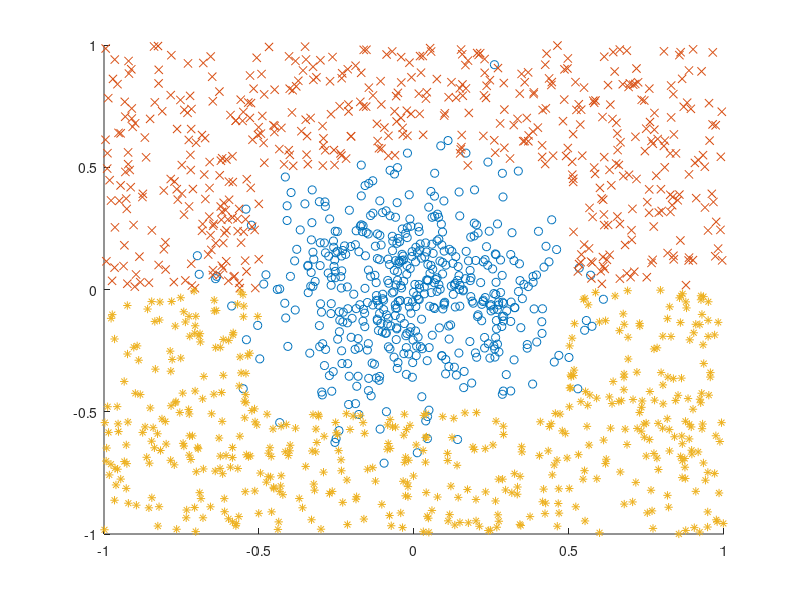
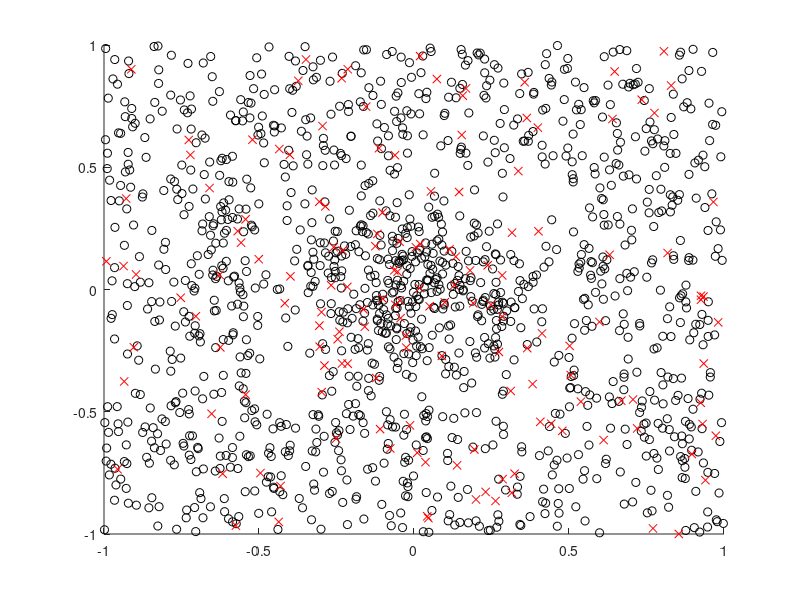

Write MATLAB code to recreate these figures, in order. (Note: this script raises an error after producing the figures.)
clc, clear, close all


%% Load the data

load('dataset2.mat');
rng(50);
    
input_ = pod(:, 1:2);
output_ = pod(:, 3);

%% Categorize the set
K1 = input_(output_==1, :);
K2 = input_(output_==2, :);
K3 = input_(output_==3, :);

%% Display the whole set

figure, hold all
plot(K1(:, 1), K1(:, 2), 'o')
plot(K2(:, 1), K2(:, 2), 'x')
plot(K3(:, 1), K3(:, 2), '*')

%% Split the data into training and validation subsets

N = length(input_);

TRAINING_COEFFICIENT = 0.9;

idxs = randperm(N);
idx_train = idxs(1 : TRAINING_COEFFICIENT * N);
idx_validation = idxs(TRAINING_COEFFICIENT * N + 1 : N);

training_input = input_(idx_train, :);
validation_input = input_(idx_validation, :);

training_output = output_(idx_train);
validation_output = output_(idx_train);

%% Display the training vs validation subsets

figure, hold all
plot(training_input(:, 1), training_input(:, 2), 'ko');
plot(validation_input(:, 1), validation_input(:, 2), 'rx');


%% Create the neural network

LAYERS = [10, 20, 10];
EPOCHS = 500;
GOAL = 10e-20;
MIN_GRADIENT = 10e-6;

network = patternnet(LAYERS);

network.divideFcn = '';

network.trainParam.epochs = EPOCHS;
network.trainParam.goal = GOAL;
%network.trainParam.min_grad = MIN_GRADIENT;

%network.layers{1}.transferFcn = 'poslin';   
%network.layers{2}.transferFcn = 'poslin';
%network.layers{3}.transferFcn = 'poslin';

%% Train the network
view(network)
rng(50);
network = train(network, training_input', training_output');















